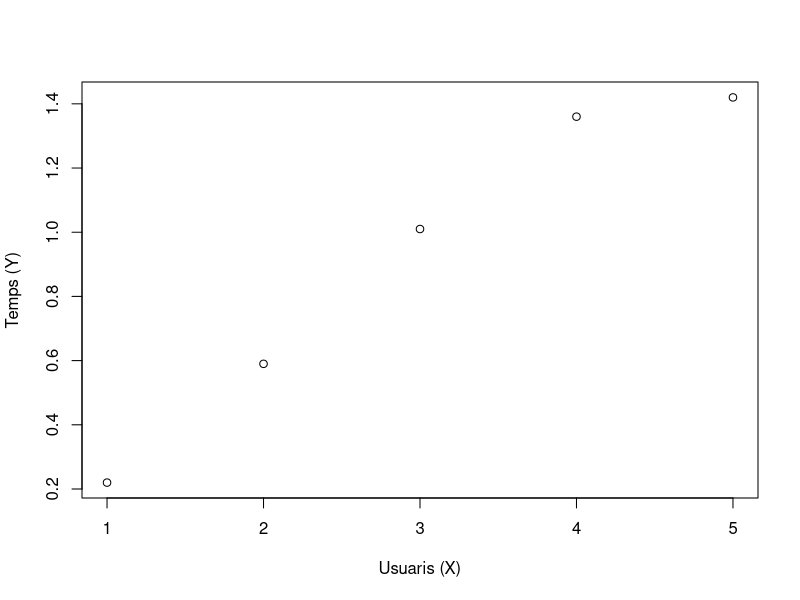

Recreate this plot in R.
## ---- chunk 1
library(dplyr)
X = data.frame(
  x = c(1,2,3,4,5),
  y = c(0.22, 0.59, 1.01, 1.36, 1.42)
)
## ---- chunk 2
knitr::kable(X %>% setNames(c('Usuaris', 'Temps')))
## ---- chunk 3

## ---- chunk 4
with(X, plot(x, y, xlab='Usuaris (X)', ylab='Temps (Y)'))
## ---- chunk 5
(df <- X %>% transmute(
  '$x_i$' = x,
  '$y_i$' = y,
  '$(x_i-\\bar{x})^2$' = (x-mean(x))^2,
  '$(y_i-\\bar{y})^2$' = (y-mean(y))^2,
  '$(x_i-\\bar{x})(y_i-\\bar{y})$' = (x-mean(x))*(y-mean(y))
  )) %>% knitr::kable()
names(df) = c('x','y','xc2', 'yc2', 'xcyc')
n = NROW(df)
## ---- chunk 6
with(X, cor(x,y))
## ---- chunk 7
model = lm(y~x, data=X)
summary(model)
## ---- chunk 8
confint(model)
## ---- chunk 9
anova(model)
